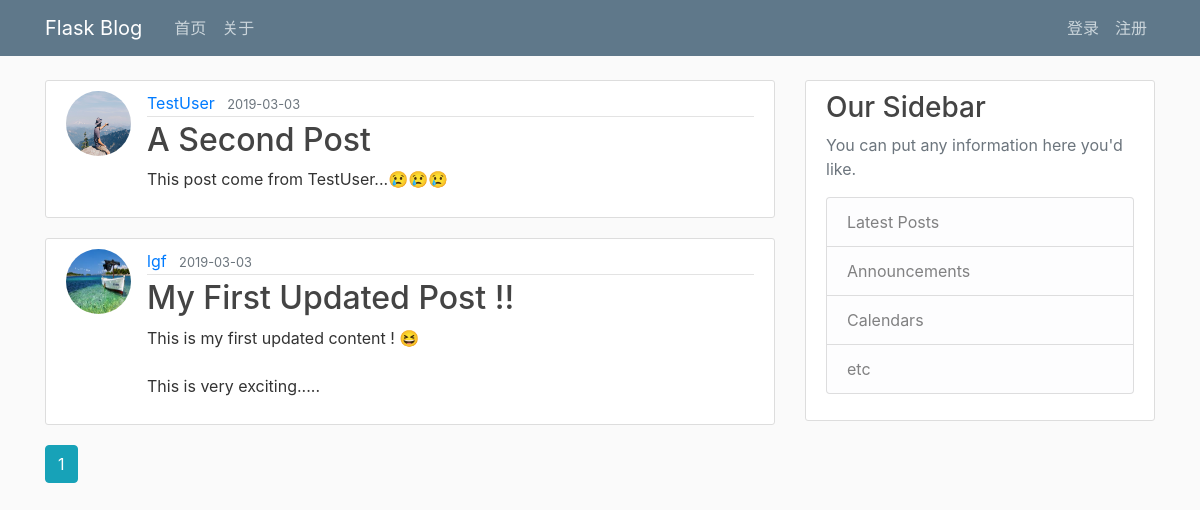
The page /home on the database its author committed.
### flaskblog/models.py (models this page shows, shortened)
class Post(db.Model):
    id = db.Column(db.Integer, primary_key=True)
    title = db.Column(db.String(100), nullable=False)
    date_posted = db.Column(db.DateTime, nullable=False, default=datetime.utcnow)
    content = db.Column(db.Text, nullable=False)
    user_id = db.Column(db.Integer, db.ForeignKey('user.id'), nullable=False)

class User(db.Model, UserMixin):
    id = db.Column(db.Integer, primary_key=True)
    username = db.Column(db.String(20), unique=True, nullable=False)
    email = db.Column(db.String(120), unique=True, nullable=False)
    image_file = db.Column(db.String(120), nullable=False, default='default.jpg')
    password = db.Column(db.String(60), nullable=False)
    posts = db.relationship('Post', backref='author', lazy=True)

### flaskblog/main/routes.py (the view)
@main.route("/")
@main.route("/home")
def home():
    page = request.args.get('page', 1, type=int)
    posts = Post.query.order_by(Post.date_posted.desc()).paginate(page=page, per_page=5)
    return render_template('home.html', posts=posts)

### flaskblog/templates/home.html (shortened to what this page needs)
{% extends "layout.html" %}
{% block content %}
    {% for post in posts.items %}
        <article class="media content-section">
            <img class="rounded-circle article-img"
                 src="{{ url_for('static', filename='profile_pics/' + post.author.image_file)}}">
            <div class="media-body">
            <div class="article-metadata">
              <a class="mr-2" href="{{ url_for('users.user_posts', username=post.author.username) }}">{{ post.author.username }}</a>
              <small class="text-muted">{{ post.date_posted.strftime('%Y-%m-%d') }}</small>
            </div>
            <h2><a class="article-title" href="{{ url_for('posts.post', post_id=post.id) }}">{{ post.title }}</a></h2>
            <p class="article-content">{{ post.content }}</p>
          </div>
        </article>
    {% endfor %}
    {% for page_num in posts.iter_pages(left_edge=1, right_edge=1, left_current=1, right_current=2) %}
        {%if page_num%}
            {% if posts.page== page_num %}
                <a class="btn btn-info mb-4" href="{{ url_for('main.home', page=page_num) }}">{{ page_num }}</a>
            {% else %}
                <a class="btn btn-outline-info mb-4" href="{{ url_for('main.home', page=page_num) }}">{{ page_num }}</a>
            {% endif %}
        {% endif %}
    {% endfor %}
{% endblock content %}

### flaskblog/templates/layout.html (shortened to what this page needs)
<!DOCTYPE html>
<html lang="en">
<head>
    <link rel="stylesheet" href="https://maxcdn.bootstrapcdn.com/bootstrap/4.0.0/css/bootstrap.min.css">
    <link rel="stylesheet" type="text/css" href="{{ url_for('static', filename='main.css') }}">
</head>
<body>
    <header class="site-header">
        <nav class="navbar navbar-expand-md navbar-dark bg-steel fixed-top">
            <div class="container">
                <a class="navbar-brand mr-4" href="/">Flask Blog</a>
                <div class="collapse navbar-collapse" id="navbarToggle">
                    <div class="navbar-nav mr-auto">
                        <a class="nav-item nav-link" href="{{ url_for('main.home') }}">首页</a>
                        <a class="nav-item nav-link" href="{{ url_for('main.about') }}">关于</a>
                </div>
                <div class="navbar-nav">
                        {% if current_user.is_authenticated %}
                            <a class="nav-item nav-link" href="{{ url_for('posts.new_post') }}">发帖</a>
                            <a class="nav-item nav-link" href="{{ url_for('users.account') }}">我的</a>
                            <a class="nav-item nav-link" href="{{ url_for('users.logout') }}">注销</a>
                        {% else %}
                            <a class="nav-item nav-link" href="{{ url_for('users.login') }}">登录</a>
                            <a class="nav-item nav-link" href="{{ url_for('users.register') }}">注册</a>
                        {% endif %}
                    </div>
                  </div>
                </div>
            </nav>
    </header>
    <main role="main" class="container">
          <div class="row">
            <div class="col-md-8">
                {% block content %}{% endblock %}
            </div>
            <div class="col-md-4">
              <div class="content-section">
                <h3>Our Sidebar</h3>
                <p class='text-muted'>You can put any information here you'd like.
                  <ul class="list-group">
                    <li class="list-group-item list-group-item-light">Latest Posts</li>
                    <li class="list-group-item list-group-item-light">Announcements</li>
                    <li class="list-group-item list-group-item-light">Calendars</li>
                    <li class="list-group-item list-group-item-light">etc</li>
                  </ul>
                </p>
              </div>
            </div>
          </div>
    </main>
</body>
</html>

### flaskblog/static/main.css (style rules this page uses)
body { background: #fafafa; color: #333333; margin-top: 5rem; }
h1, h2, h3, h4, h5, h6 { color: #444444; }
.bg-steel { background-color: #5f788a; }
.site-header .navbar-nav .nav-link { color: #cbd5db; }
.content-section { background: #ffffff; padding: 10px 20px; border: 1px solid #dddddd; border-radius: 3px; margin-bottom: 20px; }
.article-title { color: #444444; }
.article-content { white-space: pre-line; }
.article-img { height: 65px; width: 65px; margin-right: 16px; }
.article-metadata { padding-bottom: 1px; margin-bottom: 4px; border-bottom: 1px solid #e3e3e3 }

### rows shown on the page
Post: image_file (placeholder picture), author.username "TestUser", date_posted "2019-03-03", title "A Second Post", content "This post come from TestUser...😢😢😢"
Post: image_file (picture), author.username "lgf", date_posted "2019-03-03", title "My First Updated Post !!", content "This is my first updated content ! 😆 This is very exciting....."

### other values the page prints
{{ page_num }} "1"
